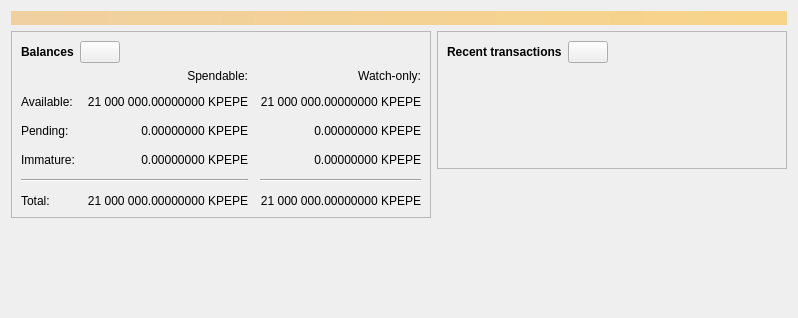
<?xml version="1.0" encoding="UTF-8"?>
<ui version="4.0">
 <class>OverviewPage</class>
 <widget class="QWidget" name="OverviewPage">
  <property name="geometry">
   <rect>
    <x>0</x>
    <y>0</y>
    <width>798</width>
    <height>318</height>
   </rect>
  </property>
  <property name="windowTitle">
   <string>Form</string>
  </property>
  <layout class="QVBoxLayout" name="topLayout">
   <item>
    <widget class="QLabel" name="labelAlerts">
     <property name="visible">
      <bool>false</bool>
     </property>
     <property name="styleSheet">
      <string notr="true">QLabel { background-color: qlineargradient(x1: 0, y1: 0, x2: 1, y2: 0, stop:0 #F0D0A0, stop:1 #F8D488); color:#000000; }</string>
     </property>
     <property name="wordWrap">
      <bool>true</bool>
     </property>
     <property name="margin">
      <number>3</number>
     </property>
     <property name="textInteractionFlags">
      <set>Qt::TextSelectableByMouse</set>
     </property>
    </widget>
   </item>
   <item>
    <layout class="QHBoxLayout" name="horizontalLayout" stretch="1,1">
     <item>
      <layout class="QVBoxLayout" name="verticalLayout_2">
       <item>
        <widget class="QFrame" name="frame">
         <property name="frameShape">
          <enum>QFrame::StyledPanel</enum>
         </property>
         <property name="frameShadow">
          <enum>QFrame::Raised</enum>
         </property>
         <layout class="QVBoxLayout" name="verticalLayout_4">
          <item>
           <layout class="QHBoxLayout" name="horizontalLayout_4">
            <item>
             <widget class="QLabel" name="label_5">
              <property name="font">
               <font>
                <weight>75</weight>
                <bold>true</bold>
               </font>
              </property>
              <property name="text">
               <string>Balances</string>
              </property>
             </widget>
            </item>
            <item>
             <widget class="QPushButton" name="labelWalletStatus">
              <property name="enabled">
               <bool>true</bool>
              </property>
              <property name="maximumSize">
               <size>
                <width>45</width>
                <height>16777215</height>
               </size>
              </property>
              <property name="toolTip">
               <string>The displayed information may be out of date. Your wallet automatically synchronizes with the Kingpepe network after a connection is established, but this process has not completed yet.</string>
              </property>
              <property name="text">
               <string/>
              </property>
              <property name="icon">
               <iconset resource="../kingpepe.qrc">
                <normaloff>:/icons/warning</normaloff>
                <disabledoff>:/icons/warning</disabledoff>:/icons/warning</iconset>
              </property>
              <property name="iconSize">
               <size>
                <width>24</width>
                <height>24</height>
               </size>
              </property>
             </widget>
            </item>
            <item>
             <spacer name="horizontalSpacer_3">
              <property name="orientation">
               <enum>Qt::Horizontal</enum>
              </property>
              <property name="sizeHint" stdset="0">
               <size>
                <width>40</width>
                <height>20</height>
               </size>
              </property>
             </spacer>
            </item>
           </layout>
          </item>
          <item>
           <layout class="QGridLayout" name="gridLayout">
            <property name="spacing">
             <number>12</number>
            </property>
            <item row="2" column="2">
             <widget class="QLabel" name="labelWatchPending">
              <property name="cursor">
               <cursorShape>IBeamCursor</cursorShape>
              </property>
              <property name="toolTip">
               <string>Unconfirmed transactions to watch-only addresses</string>
              </property>
              <property name="text">
               <string notr="true">0.00000000 KPEPE</string>
              </property>
              <property name="alignment">
               <set>Qt::AlignRight|Qt::AlignTrailing|Qt::AlignVCenter</set>
              </property>
              <property name="textInteractionFlags">
               <set>Qt::LinksAccessibleByMouse|Qt::TextSelectableByKeyboard|Qt::TextSelectableByMouse</set>
              </property>
             </widget>
            </item>
            <item row="2" column="1">
             <widget class="QLabel" name="labelUnconfirmed">
              <property name="cursor">
               <cursorShape>IBeamCursor</cursorShape>
              </property>
              <property name="toolTip">
               <string>Total of transactions that have yet to be confirmed, and do not yet count toward the spendable balance</string>
              </property>
              <property name="text">
               <string notr="true">0.00000000 KPEPE</string>
              </property>
              <property name="alignment">
               <set>Qt::AlignRight|Qt::AlignTrailing|Qt::AlignVCenter</set>
              </property>
              <property name="textInteractionFlags">
               <set>Qt::LinksAccessibleByMouse|Qt::TextSelectableByKeyboard|Qt::TextSelectableByMouse</set>
              </property>
             </widget>
            </item>
            <item row="3" column="2">
             <widget class="QLabel" name="labelWatchImmature">
              <property name="cursor">
               <cursorShape>IBeamCursor</cursorShape>
              </property>
              <property name="toolTip">
               <string>Mined balance in watch-only addresses that has not yet matured</string>
              </property>
              <property name="text">
               <string notr="true">0.00000000 KPEPE</string>
              </property>
              <property name="alignment">
               <set>Qt::AlignRight|Qt::AlignTrailing|Qt::AlignVCenter</set>
              </property>
              <property name="textInteractionFlags">
               <set>Qt::LinksAccessibleByMouse|Qt::TextSelectableByKeyboard|Qt::TextSelectableByMouse</set>
              </property>
             </widget>
            </item>
            <item row="4" column="0" colspan="2">
             <widget class="Line" name="line">
              <property name="orientation">
               <enum>Qt::Horizontal</enum>
              </property>
             </widget>
            </item>
            <item row="4" column="2">
             <widget class="Line" name="lineWatchBalance">
              <property name="sizePolicy">
               <sizepolicy hsizetype="Preferred" vsizetype="Fixed">
                <horstretch>0</horstretch>
                <verstretch>0</verstretch>
               </sizepolicy>
              </property>
              <property name="minimumSize">
               <size>
                <width>140</width>
                <height>0</height>
               </size>
              </property>
              <property name="orientation">
               <enum>Qt::Horizontal</enum>
              </property>
             </widget>
            </item>
            <item row="5" column="0">
             <widget class="QLabel" name="labelTotalText">
              <property name="text">
               <string>Total:</string>
              </property>
             </widget>
            </item>
            <item row="3" column="1">
             <widget class="QLabel" name="labelImmature">
              <property name="cursor">
               <cursorShape>IBeamCursor</cursorShape>
              </property>
              <property name="toolTip">
               <string>Mined balance that has not yet matured</string>
              </property>
              <property name="text">
               <string notr="true">0.00000000 KPEPE</string>
              </property>
              <property name="alignment">
               <set>Qt::AlignRight|Qt::AlignTrailing|Qt::AlignVCenter</set>
              </property>
              <property name="textInteractionFlags">
               <set>Qt::LinksAccessibleByMouse|Qt::TextSelectableByKeyboard|Qt::TextSelectableByMouse</set>
              </property>
             </widget>
            </item>
            <item row="2" column="3">
             <spacer name="horizontalSpacer_2">
              <property name="orientation">
               <enum>Qt::Horizontal</enum>
              </property>
              <property name="sizeHint" stdset="0">
               <size>
                <width>40</width>
                <height>20</height>
               </size>
              </property>
             </spacer>
            </item>
            <item row="3" column="0">
             <widget class="QLabel" name="labelImmatureText">
              <property name="text">
               <string>Immature:</string>
              </property>
             </widget>
            </item>
            <item row="5" column="1">
             <widget class="QLabel" name="labelTotal">
              <property name="cursor">
               <cursorShape>IBeamCursor</cursorShape>
              </property>
              <property name="toolTip">
               <string>Your current total balance</string>
              </property>
              <property name="text">
               <string notr="true">21 000 000.00000000 KPEPE</string>
              </property>
              <property name="alignment">
               <set>Qt::AlignRight|Qt::AlignTrailing|Qt::AlignVCenter</set>
              </property>
              <property name="textInteractionFlags">
               <set>Qt::LinksAccessibleByMouse|Qt::TextSelectableByKeyboard|Qt::TextSelectableByMouse</set>
              </property>
             </widget>
            </item>
            <item row="5" column="2">
             <widget class="QLabel" name="labelWatchTotal">
              <property name="cursor">
               <cursorShape>IBeamCursor</cursorShape>
              </property>
              <property name="toolTip">
               <string>Current total balance in watch-only addresses</string>
              </property>
              <property name="text">
               <string notr="true">21 000 000.00000000 KPEPE</string>
              </property>
              <property name="alignment">
               <set>Qt::AlignRight|Qt::AlignTrailing|Qt::AlignVCenter</set>
              </property>
              <property name="textInteractionFlags">
               <set>Qt::LinksAccessibleByMouse|Qt::TextSelectableByKeyboard|Qt::TextSelectableByMouse</set>
              </property>
             </widget>
            </item>
            <item row="0" column="2">
             <widget class="QLabel" name="labelWatchonly">
              <property name="text">
               <string>Watch-only:</string>
              </property>
              <property name="alignment">
               <set>Qt::AlignRight|Qt::AlignTrailing|Qt::AlignVCenter</set>
              </property>
             </widget>
            </item>
            <item row="1" column="0">
             <widget class="QLabel" name="labelBalanceText">
              <property name="text">
               <string>Available:</string>
              </property>
             </widget>
            </item>
            <item row="1" column="1">
             <widget class="QLabel" name="labelBalance">
              <property name="cursor">
               <cursorShape>IBeamCursor</cursorShape>
              </property>
              <property name="toolTip">
               <string>Your current spendable balance</string>
              </property>
              <property name="text">
               <string notr="true">21 000 000.00000000 KPEPE</string>
              </property>
              <property name="alignment">
               <set>Qt::AlignRight|Qt::AlignTrailing|Qt::AlignVCenter</set>
              </property>
              <property name="textInteractionFlags">
               <set>Qt::LinksAccessibleByMouse|Qt::TextSelectableByKeyboard|Qt::TextSelectableByMouse</set>
              </property>
             </widget>
            </item>
            <item row="1" column="2">
             <widget class="QLabel" name="labelWatchAvailable">
              <property name="cursor">
               <cursorShape>IBeamCursor</cursorShape>
              </property>
              <property name="toolTip">
               <string>Your current balance in watch-only addresses</string>
              </property>
              <property name="text">
               <string notr="true">21 000 000.00000000 KPEPE</string>
              </property>
              <property name="alignment">
               <set>Qt::AlignRight|Qt::AlignTrailing|Qt::AlignVCenter</set>
              </property>
              <property name="textInteractionFlags">
               <set>Qt::LinksAccessibleByMouse|Qt::TextSelectableByKeyboard|Qt::TextSelectableByMouse</set>
              </property>
             </widget>
            </item>
            <item row="2" column="0">
             <widget class="QLabel" name="labelPendingText">
              <property name="text">
               <string>Pending:</string>
              </property>
             </widget>
            </item>
            <item row="0" column="1">
             <widget class="QLabel" name="labelSpendable">
              <property name="text">
               <string>Spendable:</string>
              </property>
              <property name="alignment">
               <set>Qt::AlignRight|Qt::AlignTrailing|Qt::AlignVCenter</set>
              </property>
             </widget>
            </item>
           </layout>
          </item>
         </layout>
        </widget>
       </item>
       <item>
        <spacer name="verticalSpacer">
         <property name="orientation">
          <enum>Qt::Vertical</enum>
         </property>
         <property name="sizeHint" stdset="0">
          <size>
           <width>20</width>
           <height>40</height>
          </size>
         </property>
        </spacer>
       </item>
      </layout>
     </item>
     <item>
      <layout class="QVBoxLayout" name="verticalLayout_3">
       <item>
        <widget class="QFrame" name="frame_2">
         <property name="frameShape">
          <enum>QFrame::StyledPanel</enum>
         </property>
         <property name="frameShadow">
          <enum>QFrame::Raised</enum>
         </property>
         <layout class="QVBoxLayout" name="verticalLayout">
          <item>
           <layout class="QHBoxLayout" name="horizontalLayout_2">
            <item>
             <widget class="QLabel" name="label_4">
              <property name="font">
               <font>
                <weight>75</weight>
                <bold>true</bold>
               </font>
              </property>
              <property name="text">
               <string>Recent transactions</string>
              </property>
             </widget>
            </item>
            <item>
             <widget class="QPushButton" name="labelTransactionsStatus">
              <property name="enabled">
               <bool>true</bool>
              </property>
              <property name="maximumSize">
               <size>
                <width>45</width>
                <height>16777215</height>
               </size>
              </property>
              <property name="toolTip">
               <string>The displayed information may be out of date. Your wallet automatically synchronizes with the Kingpepe network after a connection is established, but this process has not completed yet.</string>
              </property>
              <property name="text">
               <string/>
              </property>
              <property name="icon">
               <iconset resource="../kingpepe.qrc">
                <normaloff>:/icons/warning</normaloff>
                <disabledoff>:/icons/warning</disabledoff>:/icons/warning</iconset>
              </property>
              <property name="iconSize">
               <size>
                <width>24</width>
                <height>24</height>
               </size>
              </property>
             </widget>
            </item>
            <item>
             <spacer name="horizontalSpacer">
              <property name="orientation">
               <enum>Qt::Horizontal</enum>
              </property>
              <property name="sizeHint" stdset="0">
               <size>
                <width>40</width>
                <height>20</height>
               </size>
              </property>
             </spacer>
            </item>
           </layout>
          </item>
          <item>
           <widget class="TransactionOverviewWidget" name="listTransactions">
            <property name="styleSheet">
             <string notr="true">QListView { background: transparent; }</string>
            </property>
            <property name="frameShape">
             <enum>QFrame::NoFrame</enum>
            </property>
            <property name="verticalScrollBarPolicy">
             <enum>Qt::ScrollBarAlwaysOff</enum>
            </property>
            <property name="horizontalScrollBarPolicy">
             <enum>Qt::ScrollBarAlwaysOff</enum>
            </property>
            <property name="sizeAdjustPolicy">
             <enum>QAbstractScrollArea::AdjustToContents</enum>
            </property>
            <property name="selectionMode">
             <enum>QAbstractItemView::NoSelection</enum>
            </property>
            <property name="uniformItemSizes">
             <bool>true</bool>
            </property>
           </widget>
          </item>
         </layout>
        </widget>
       </item>
       <item>
        <spacer name="verticalSpacer_2">
         <property name="orientation">
          <enum>Qt::Vertical</enum>
         </property>
         <property name="sizeHint" stdset="0">
          <size>
           <width>20</width>
           <height>40</height>
          </size>
         </property>
        </spacer>
       </item>
      </layout>
     </item>
    </layout>
   </item>
  </layout>
 </widget>
 <customwidgets>
  <customwidget>
   <class>TransactionOverviewWidget</class>
   <extends>QListView</extends>
   <header>qt/transactionoverviewwidget.h</header>
  </customwidget>
 </customwidgets>
 <resources/>
 <connections/>
</ui>
